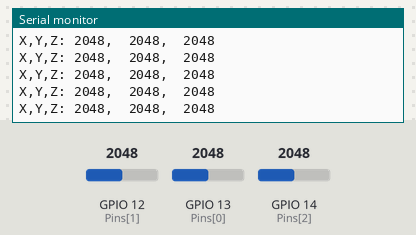
This sketch was run on a simulated ESP32. Parts: the last lines printed to the serial monitor. Inputs (shaded band) come from the test bench; at power-on: GPIO 12 (Pins[1]) = 2048, GPIO 13 (Pins[0]) = 2048, GPIO 14 (Pins[2]) = 2048.

Above: at 1.2 s.
1.3 s: GPIO 12 (Pins[1]) set to 2866
At 1.31 s:
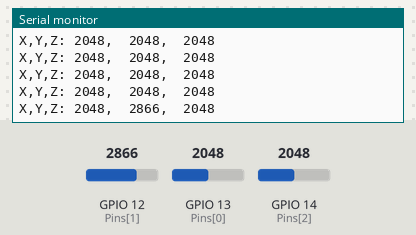
2.8 s: GPIO 13 (Pins[0]) set to 2866
At 2.82 s:
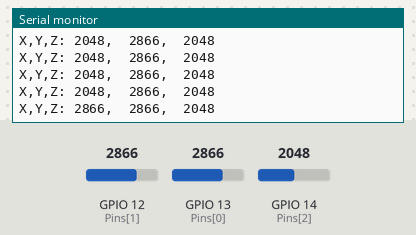
4.3 s: GPIO 14 (Pins[2]) set to 2866
At 4.33 s:
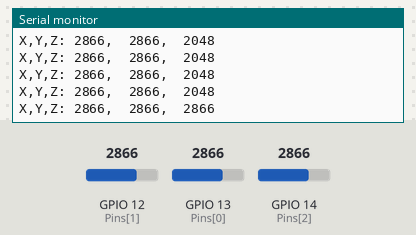
5.8 s: GPIO 12 (Pins[1]) set to 3603
At 5.83 s:
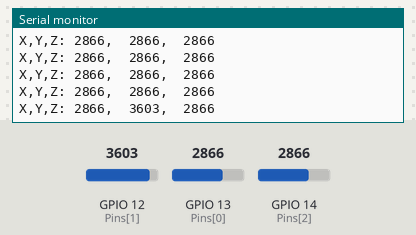
7.3 s: GPIO 13 (Pins[0]) set to 3603
At 7.34 s:
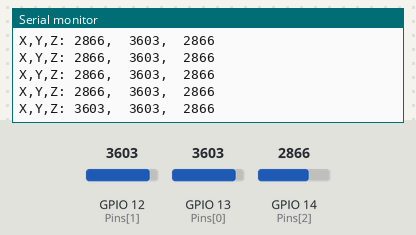
8.8 s: GPIO 14 (Pins[2]) set to 3603
At 8.85 s:
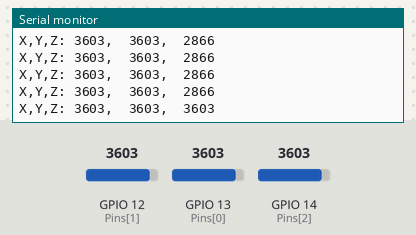
Timing chart, 0 to 11.3 s (numbered marks = the images above; inputs shaded):
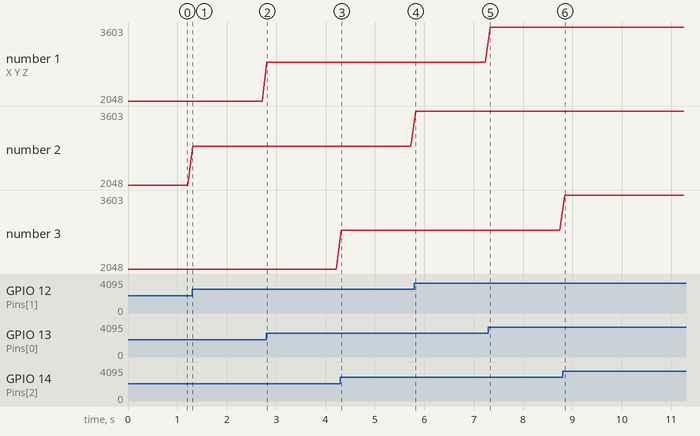

The sketch:

joystick.ino
```cpp
int Pins[] = {13,12,14};

 void setup() {
  Serial.begin(115200);
  pinMode(Pins[2],INPUT_PULLUP);
}

void loop() {
  int x = analogRead(Pins[0]);
  int y = analogRead(Pins[1]);
  int z = analogRead(Pins[2]);
  Serial.printf("X,Y,Z: %d,\t%d,\t%d\n",x,y,z);
  delay(100);

}
```

Measured:
- after the input at 1.3 s, the serial monitor: prints a new line at once (image 1)
- after the input at 2.8 s, the serial monitor: prints a new line at once (image 2)
- after the input at 4.3 s, the serial monitor: prints a new line at once (image 3)
- after the input at 5.8 s, the serial monitor: prints a new line at once (image 4)
- after the input at 7.3 s, the serial monitor: prints a new line at once (image 5)
- after the input at 8.8 s, the serial monitor: prints a new line at once (image 6)
- plotted number 2: 2048 → 2866 after the input at 1.3 s, 2866 → 3603 after the input at 5.8 s
